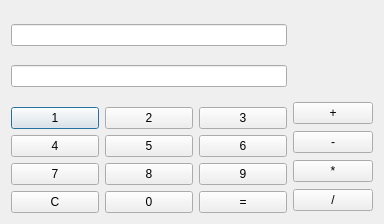
<?xml version="1.0" encoding="UTF-8"?>
<ui version="4.0">
 <class>Calculator</class>
 <widget class="QDialog" name="Calculator">
  <property name="geometry">
   <rect>
    <x>0</x>
    <y>0</y>
    <width>384</width>
    <height>224</height>
   </rect>
  </property>
  <property name="windowTitle">
   <string>Calculator</string>
  </property>
  <layout class="QGridLayout" name="gridLayout_2">
   <item row="0" column="0">
    <layout class="QGridLayout" name="gridLayout">
     <item row="2" column="0">
      <layout class="QVBoxLayout" name="verticalLayout_2">
       <item>
        <layout class="QHBoxLayout" name="horizontalLayout">
         <item>
          <widget class="QPushButton" name="one">
           <property name="text">
            <string>1</string>
           </property>
          </widget>
         </item>
         <item>
          <widget class="QPushButton" name="two">
           <property name="text">
            <string>2</string>
           </property>
          </widget>
         </item>
         <item>
          <widget class="QPushButton" name="three">
           <property name="text">
            <string>3</string>
           </property>
          </widget>
         </item>
        </layout>
       </item>
       <item>
        <layout class="QHBoxLayout" name="horizontalLayout_2">
         <item>
          <widget class="QPushButton" name="four">
           <property name="text">
            <string>4</string>
           </property>
          </widget>
         </item>
         <item>
          <widget class="QPushButton" name="five">
           <property name="text">
            <string>5</string>
           </property>
          </widget>
         </item>
         <item>
          <widget class="QPushButton" name="six">
           <property name="text">
            <string>6</string>
           </property>
          </widget>
         </item>
        </layout>
       </item>
       <item>
        <layout class="QHBoxLayout" name="horizontalLayout_3">
         <item>
          <widget class="QPushButton" name="seven">
           <property name="text">
            <string>7</string>
           </property>
          </widget>
         </item>
         <item>
          <widget class="QPushButton" name="eight">
           <property name="text">
            <string>8</string>
           </property>
          </widget>
         </item>
         <item>
          <widget class="QPushButton" name="nine">
           <property name="text">
            <string>9</string>
           </property>
          </widget>
         </item>
        </layout>
       </item>
       <item>
        <layout class="QHBoxLayout" name="horizontalLayout_4">
         <item>
          <widget class="QPushButton" name="deleteAll">
           <property name="text">
            <string>C</string>
           </property>
          </widget>
         </item>
         <item>
          <widget class="QPushButton" name="zero">
           <property name="text">
            <string>0</string>
           </property>
          </widget>
         </item>
         <item>
          <widget class="QPushButton" name="equal">
           <property name="text">
            <string>=</string>
           </property>
          </widget>
         </item>
        </layout>
       </item>
      </layout>
     </item>
     <item row="1" column="1" rowspan="2">
      <layout class="QVBoxLayout" name="verticalLayout">
       <item>
        <widget class="QPushButton" name="add">
         <property name="text">
          <string>+</string>
         </property>
        </widget>
       </item>
       <item>
        <widget class="QPushButton" name="subtract">
         <property name="text">
          <string>-</string>
         </property>
        </widget>
       </item>
       <item>
        <widget class="QPushButton" name="multiply">
         <property name="text">
          <string>*</string>
         </property>
        </widget>
       </item>
       <item>
        <widget class="QPushButton" name="divide">
         <property name="text">
          <string>/</string>
         </property>
        </widget>
       </item>
      </layout>
     </item>
     <item row="0" column="0" rowspan="2">
      <layout class="QVBoxLayout" name="verticalLayout_3">
       <item>
        <widget class="QLineEdit" name="inputLine"/>
       </item>
       <item>
        <widget class="QLineEdit" name="outPutLine"/>
       </item>
      </layout>
     </item>
     <item row="0" column="1">
      <spacer name="verticalSpacer">
       <property name="orientation">
        <enum>Qt::Vertical</enum>
       </property>
       <property name="sizeHint" stdset="0">
        <size>
         <width>20</width>
         <height>40</height>
        </size>
       </property>
      </spacer>
     </item>
    </layout>
   </item>
  </layout>
  <zorder></zorder>
 </widget>
 <layoutdefault spacing="6" margin="11"/>
 <resources/>
 <connections/>
</ui>
